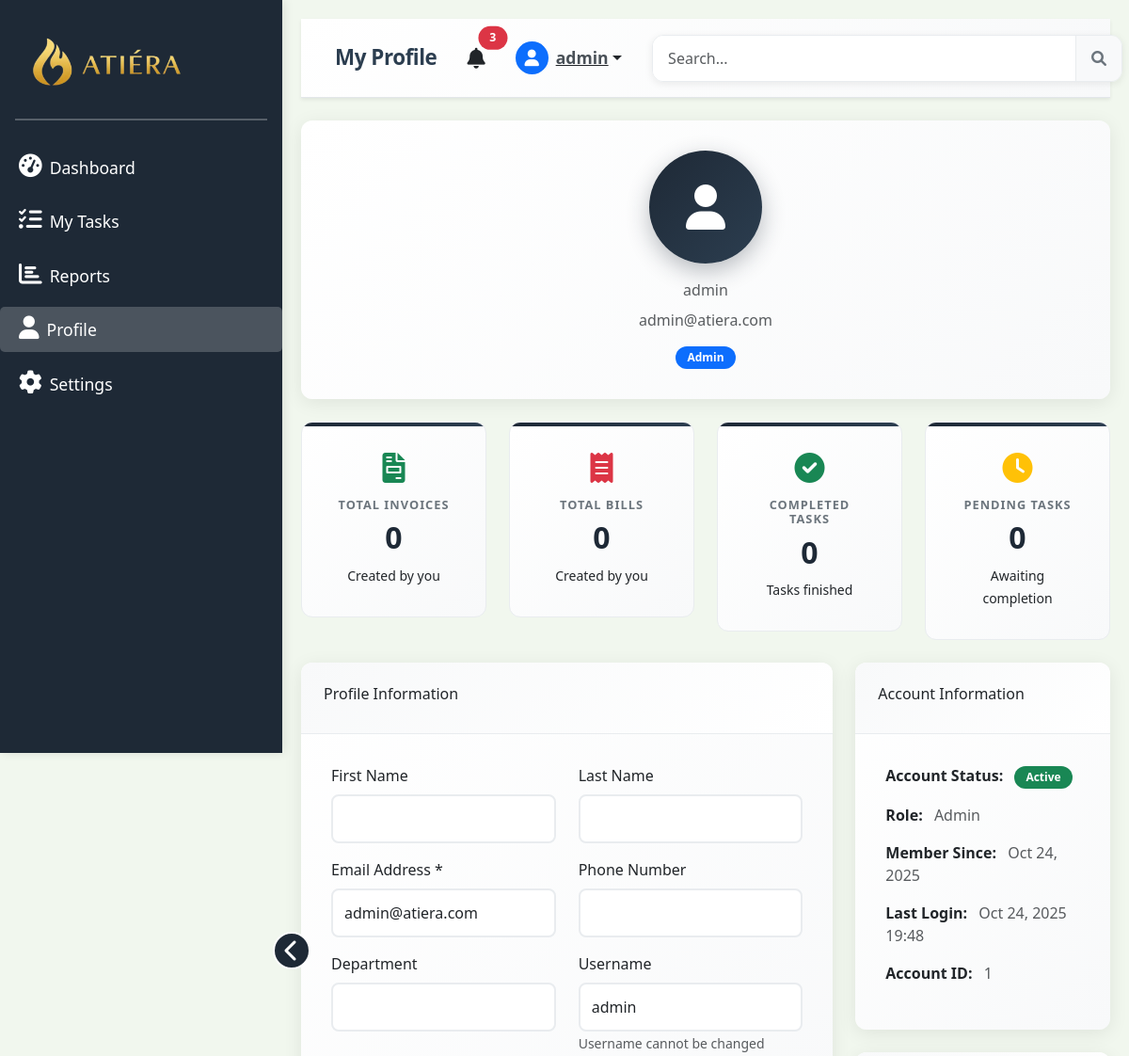
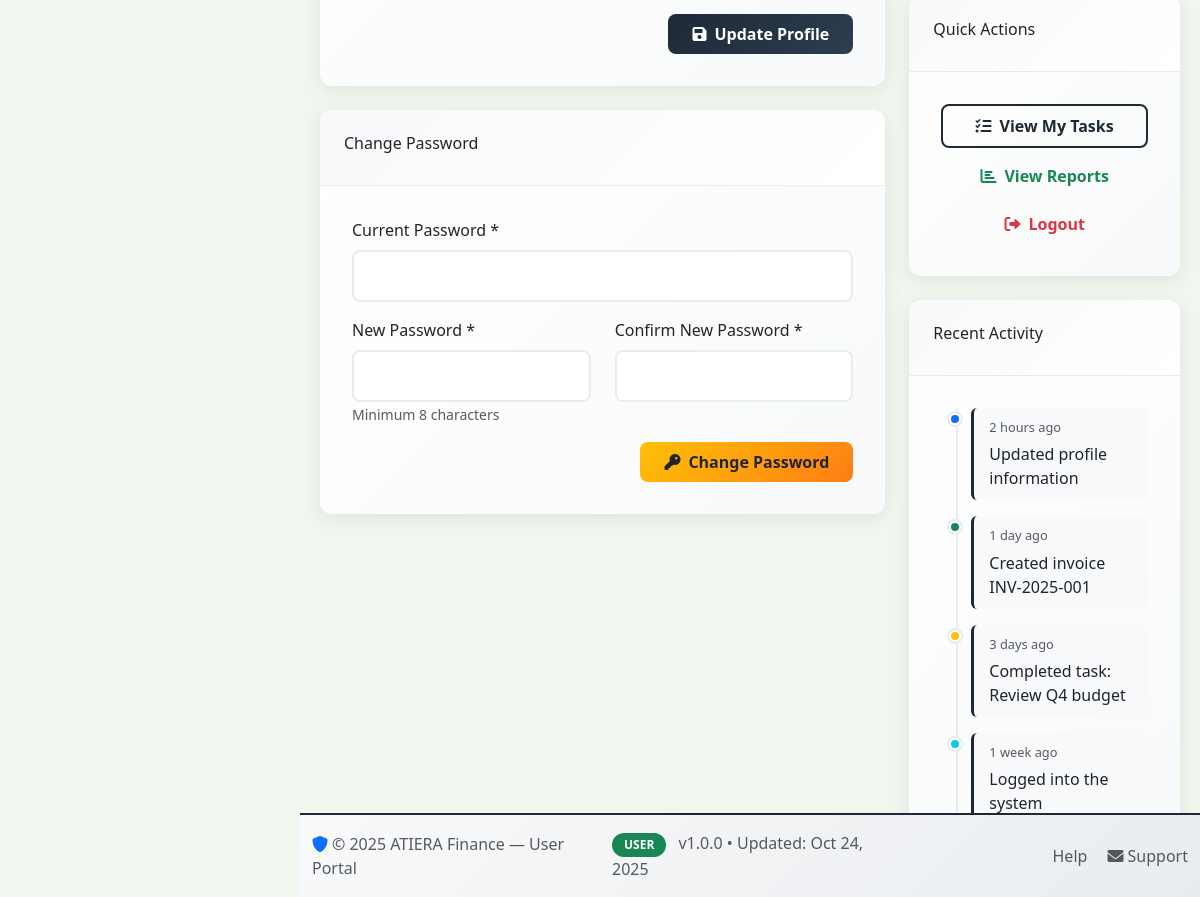
Screenshot of /user/profile.php (signed in) with the database file from the repository (2 pictures, top to bottom).
### tables this page shows
CREATE TABLE users (
    id INT PRIMARY KEY AUTO_INCREMENT,
    username VARCHAR(50) UNIQUE NOT NULL,
    password_hash VARCHAR(255) NOT NULL,
    email VARCHAR(100) UNIQUE,
    first_name VARCHAR(50),
    last_name VARCHAR(50),
    phone VARCHAR(20),
    department VARCHAR(100),
    full_name VARCHAR(100) NOT NULL,
    role ENUM('admin', 'user', 'staff') NOT NULL DEFAULT 'staff',
    status ENUM('active', 'inactive', 'suspended') NOT NULL DEFAULT 'active',
    profile_visibility ENUM('public', 'private', 'team') DEFAULT 'private',
    activity_visibility ENUM('public', 'private', 'team') DEFAULT 'private',
    data_sharing BOOLEAN DEFAULT FALSE,
    last_login DATETIME,
    created_at TIMESTAMP DEFAULT CURRENT_TIMESTAMP,
    updated_at TIMESTAMP DEFAULT CURRENT_TIMESTAMP ON UPDATE CURRENT_TIMESTAMP
);

### user/profile.php (the view, shortened to what the rows shown need)
<?php
require_once '../includes/database.php';
$db = Database::getInstance()->getConnection();
$user_id = $_SESSION['user']['id'];
try {
    $stmt = $db->prepare("SELECT * FROM users WHERE id = ?");
    $stmt->execute([$user_id]);
    $user = $stmt->fetch(PDO::FETCH_ASSOC);
} catch (Exception $e) {
    error_log("Error fetching user profile data: " . $e->getMessage());
    $user = $_SESSION['user'];
    $stats = ['invoice_count' => 0, 'bill_count' => 0, 'completed_tasks' => 0, 'pending_tasks' => 0];
}
?>
<!DOCTYPE html>
<html lang="en">
<head>
    <link href="https://cdn.jsdelivr.net/npm/bootstrap@5.3.0/dist/css/bootstrap.min.css" rel="stylesheet">
    <link href="https://cdnjs.cloudflare.com/ajax/libs/font-awesome/6.0.0/css/all.min.css" rel="stylesheet">
</head>
<body>
    <div class="content">
        <div class="row mb-4">
            <div class="col-md-12">
                <div class="card">
                    <div class="card-body text-center">
                        <div class="profile-avatar">
                            <i class="fas fa-user"></i>
                        </div>
                        <p class="text-muted mb-2"><?php echo htmlspecialchars($user['username']); ?></p>
                        <p class="text-muted mb-3"><?php echo htmlspecialchars($user['email']); ?></p>
                        <div class="d-flex justify-content-center gap-2">
                            <span class="badge bg-primary"><?php echo ucfirst($user['role'] ?? 'user'); ?></span>
                        </div>
                    </div>
                </div>
            </div>
        </div>
        <div class="row">
            <div class="col-md-8">
                <div class="card mb-4">
                    <div class="card-body">
                        <form method="POST" action="">
                            <div class="row">
                                <div class="col-md-6">
                                    <div class="mb-3">
                                        <label class="form-label">Email Address *</label>
                                        <input type="email" class="form-control" name="email" value="<?php echo htmlspecialchars($user['email'] ?? ''); ?>" required>
                                    </div>
                                </div>
                            </div>
                            <div class="row">
                                <div class="col-md-6">
                                    <div class="mb-3">
                                        <label class="form-label">Username</label>
                                        <input type="text" class="form-control" value="<?php echo htmlspecialchars($user['username']); ?>" readonly>
                                        <small class="text-muted">Username cannot be changed</small>
                                    </div>
                                </div>
                            </div>
                        </form>
                    </div>
                </div>
            </div>
            <div class="col-md-4">
                <div class="card mb-4">
                    <div class="card-body">
                        <div class="mb-3">
                            <strong>Role:</strong>
                            <span class="text-muted ms-2"><?php echo ucfirst($user['role'] ?? 'user'); ?></span>
                        </div>
                        <div class="mb-3">
                            <strong>Member Since:</strong>
                            <span class="text-muted ms-2"><?php echo date('M j, Y', strtotime($user['created_at'] ?? 'now')); ?></span>
                        </div>
                        <div class="mb-3">
                            <strong>Last Login:</strong>
                            <span class="text-muted ms-2"><?php echo date('M j, Y H:i', strtotime($user['last_login'] ?? 'now')); ?></span>
                        </div>
                        <div class="mb-3">
                            <strong>Account ID:</strong>
                            <span class="text-muted ms-2"><?php echo $user['id']; ?></span>
                        </div>
                    </div>
                </div>
            </div>
        </div>
    </div>
</body>
</html>

### rows the page displays
users: username "admin", email "admin@atiera.com", role "Admin", created_at "Oct 24, 2025", last_login "Oct 24, 2025 19:48", id "1"

### other values shown
$_SESSION['user']['username'] "admin"
$stats['invoice_count'] "0"
$stats['bill_count'] "0"
$stats['completed_tasks'] "0"
$stats['pending_tasks'] "0"
